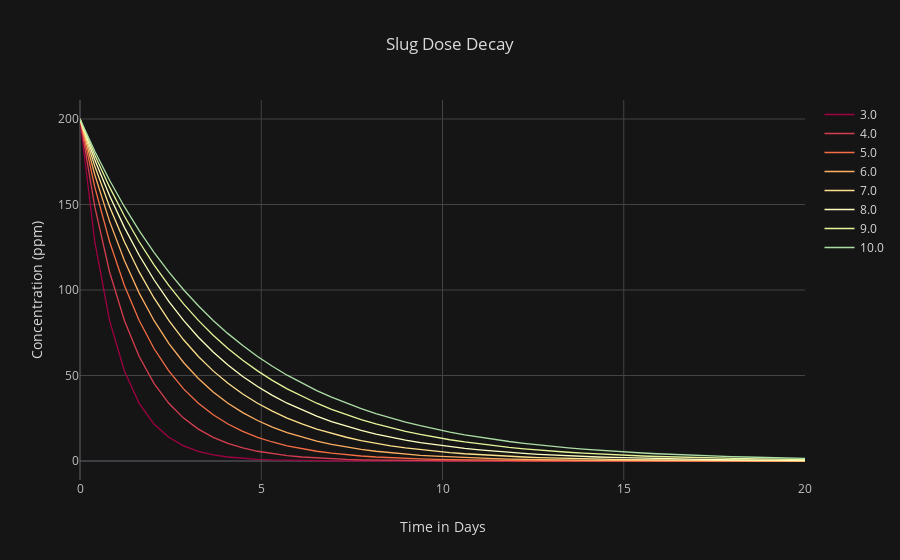

The notebook cell this image was saved under:
### Code cell
#Decay of slug doses
CA0 = 200 #Input PPM

#Time series over the course of a day, minutes 
nt = 50
nc = 8
ts = np.linspace(0, 1440*20, n).round(decimals=1)
COCarr = np.linspace(3, 10, nc).round(decimals=1)

#Outlet flow rate
Mo = lambda COCx: massbal(COCx, T[2], T[3], M[3])[1]


def dCa(CA, t, COCx):
    dCA_dt = (-Mo(COCx)*CA)/(Vsys/.26)
    return dCA_dt

def sol(COCx, t):
    return odeint(dCa,CA0,t,args=(COCx,))

#Iterator for creating solution data
COCarr1 = []
for i in range(len(COCarr)):
    solarray = np.squeeze(sol(COCarr[i], ts))
    COCarr1.append(solarray)
    np.array(COCarr1)

#Create dataframe for solution matrix    
soldf = pd.DataFrame(COCarr1,index=COCarr,columns=ts/60/24).transpose()

soldf.iplot(yTitle='Concentration (ppm)',
            xTitle='Time in Days',
            title='Slug Dose Decay',
            theme='solar',
            colorscale='spectral')
